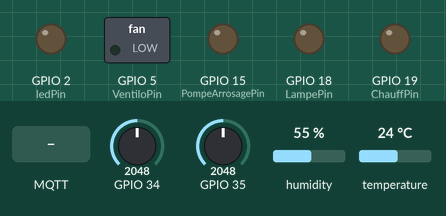
Bench run of a sketch on a simulated ESP32. On the bench: switched loads named in the sketch (green lamp = pin HIGH), output pins drawn as LEDs (lit = HIGH). The test bench sets the inputs (shaded band); at power-on: temperature 24 °C, GPIO 35 = 2048, GPIO 34 = 2048, humidity 55 %. WiFi joins after 1.5 s; servers stay silent unless stated; no MQTT or app messages arrive unless stated; what the sketch prints to the serial monitor is not drawn.

Above: at 2.7 s.
2.8 s: MQTT message "AutoOFF" arrives on the first subscribed topic
At 3.9 s:
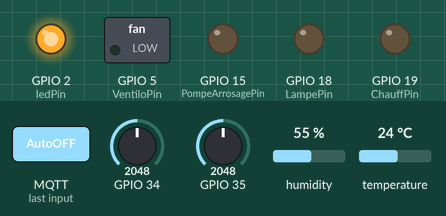
6.5 s: temperature set to 26 °C
At 10.5 s:
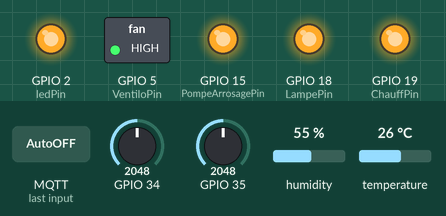
11.5 s: GPIO 35 set to 2506
16.2 s: GPIO 35 set to 2621
At 20.6 s:
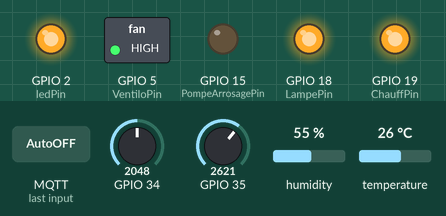
21.5 s: GPIO 34 set to 314
26.2 s: GPIO 34 set to 282
At 30.7 s:
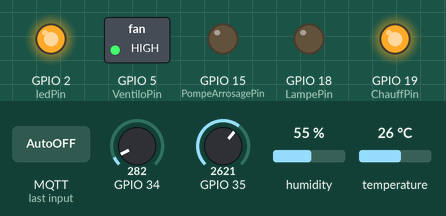
Timing chart, 0 to 32.2 s (numbered marks = the images above; inputs shaded):
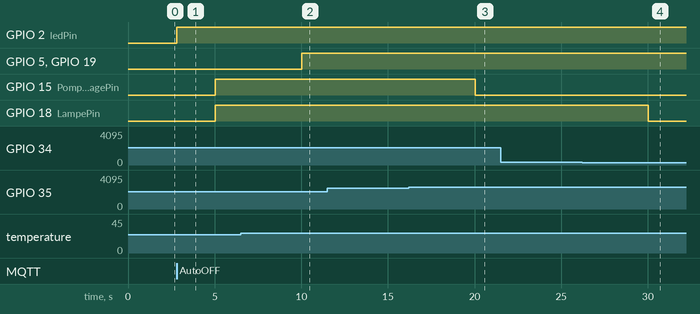

The sketch:

code.ino
```cpp
//les biblioteques


#include <WiFi.h>
#include <PubSubClient.h>
#include <Wire.h>
#include <DFRobot_DHT11.h>
DFRobot_DHT11 DHT;
#define DHT11_PIN 14

// Replace the next variables with your SSID/Password combination
const char* ssid = "fh_fcb688";
const char* password = "000000000";

// Add your MQTT Broker IP address:
const char* mqtt_server = "192.168.1.9";
WiFiClient espClient;
PubSubClient client(espClient);
long lastMsg = 0;
char msg[50];
int value = 0;


float temperature = 0;
float humidity = 0;
float capteursol =0;
int capteurlum=0;

// declaration des Pins
const int ledPin = 2;
bool Auto, Ventilo, Chauff, PompeArrosage,Lampe;
int VentiloPin = 5, ChauffPin = 19, PompeArrosagePin = 15,LampePin =18 ;
void setup() {
  Serial.begin(115200);

  setup_wifi();
  client.setServer(mqtt_server, 1883);
  client.setCallback(callback);

  pinMode(ledPin, OUTPUT);
  pinMode(VentiloPin, OUTPUT);
  pinMode(ChauffPin, OUTPUT);
  pinMode(PompeArrosagePin, OUTPUT);
  pinMode(LampePin, OUTPUT);
}

void setup_wifi() {
  delay(10);
  // We start by connecting to a WiFi network
  Serial.println();
  Serial.print("Connecting to ");
  Serial.println(ssid);

  WiFi.begin(ssid, password);

  while (WiFi.status() != WL_CONNECTED) {
    delay(500);
    Serial.print(".");
  }

  Serial.println("");
  Serial.println("WiFi connected");
  Serial.println("IP address: ");
  Serial.println(WiFi.localIP());
}


//Connection Topic (esp32/output) lire message sur le Topic
void callback(char* topic, byte* message, unsigned int length) {
  Serial.print("Message arrived on topic: ");
  Serial.print(topic);
  Serial.print(". Message: ");

  //Convert Tab char to String
  String messageTemp;

  for (int i = 0; i < length; i++) {
    Serial.print((char)message[i]);
    messageTemp += (char)message[i];
  }
  Serial.println();


  // Quelle est le message arriver et faire les action selon chaque message
  if (String(topic) == "esp32/output") {

    if(messageTemp == "AutoOFF"){
      Serial.println("Manuel");
      Auto= true;
      digitalWrite(ledPin, HIGH);
    }
    else if(messageTemp == "AutoOn"){
      Serial.println("Automatique");
      Auto= false;
      digitalWrite(ledPin, LOW);
    }
    else if(messageTemp == "VentiloOn"){
      if(not(Auto)){
        Serial.println("Ventilo On");
        Ventilo= 0;
        digitalWrite(VentiloPin, Ventilo);
      }
    }
    else if(messageTemp == "VentiloOff"){
      if(not(Auto)){
        Serial.println("Ventilo Off");
        Ventilo= 1;
        digitalWrite(VentiloPin, Ventilo);
      }
    }
    else if(messageTemp == "ChauffOn"){
      if(not(Auto)){
        Serial.println("Chauffage On");
        Chauff= 0;
        digitalWrite(ChauffPin, Chauff);
      }
    }
    else if(messageTemp == "ChauffOff"){
      if(not(Auto)){
        Serial.println("Chauffage Off");
        Chauff= 1;
        digitalWrite(ChauffPin, Chauff);
      }
    }

    else if(messageTemp == "PompeArrosageOn"){
      if(not(Auto)){
        Serial.println("Pompe Arrosage On");
        PompeArrosage= 0;
        digitalWrite(PompeArrosagePin, PompeArrosage);
      }
    }
    else if(messageTemp == "PompeArrosageOff"){
      if(not(Auto)){
        Serial.println("Pompe Arrosage Off");
        PompeArrosage= 1;
        digitalWrite(PompeArrosagePin, PompeArrosage);
      }
    }
    else if(messageTemp == "LampeOn"){
      if(not(Auto)){
        Serial.println("Lampe On");
        Lampe= 0;
        digitalWrite(LampePin, Lampe);
      }
    }
    else if(messageTemp == "LampeOff"){
      if(not(Auto)){
        Serial.println("Lampe Off");
        Lampe= 1;
        digitalWrite(LampePin, Lampe);
      }
    }


  }
}

void reconnect() {
  // Loop until we're reconnected
  while (!client.connected()) {
    Serial.print("Attempting MQTT connection...");
    // Attempt to connect
    if (client.connect("ESP32")) {
      Serial.println("connected");
      // Subscribe
      client.subscribe("esp32/output");
    } else {
      Serial.print("failed, rc=");
      Serial.print(client.state());
      Serial.println(" try again in 5 seconds");
      // Wait 5 seconds before retrying
      delay(200);
    }
  }
}
void loop() {
  if (!client.connected()) {
    reconnect();
  }
  client.loop();

  long now = millis();
  if (now - lastMsg > 5000) {
    lastMsg = now;
    DHT.read(DHT11_PIN);
    // Temperature in Celsius
    temperature = DHT.temperature;
    capteursol = map(analogRead(35),4095,1000,0,100);
    capteurlum = map(analogRead(34),0,1000,0,100);
    //capteurlum = analogRead(34);


    // Uncomment the next line to set temperature in Fahrenheit
    // (and comment the previous temperature line)
    //temperature = 1.8 * bme.readTemperature() + 32; // Temperature in Fahrenheit
     char capString[8];
    dtostrf(capteursol, 1, 2, capString);
      Serial.print("capteursol ");
    Serial.println(capString);
    client.publish("esp32/capteursol", capString);

    char lumString[8];
    dtostrf(capteurlum, 1, 2, capString);
      Serial.print("capteurlum ");
    Serial.println(capString);
    client.publish("esp32/capteurlum", capString);
    // Convert the value to a char array
    char tempString[8];
    dtostrf(temperature, 1, 2, tempString);
    Serial.print("Temperature: ");
    Serial.println(tempString);
    client.publish("esp32/temperature", tempString);
    // mode Automatique
    if(Auto){
      if(temperature>30){
        Serial.println("Ventilo On");
        Ventilo= 0;
        digitalWrite(VentiloPin, Ventilo);
        client.publish("esp32/ventilo", "VentiloOn");

      }
      else if(temperature< 25 ){
         Serial.println("Chauffage On");
        Chauff= 0;
        digitalWrite(ChauffPin, Chauff);
        client.publish("esp32/chauffage", "ChauffageOn");

      }
      else {
        Serial.println("Ventilo Off");
        Ventilo= 1;
        digitalWrite(VentiloPin, Ventilo);

        Serial.println("Chauffage Off");
        Chauff= 1;
        digitalWrite(ChauffPin, Chauff);
        client.publish("esp32/chauffage", "ChauffageOff");
        client.publish("esp32/ventilo", "VentiloOff");

      }
      if(capteursol<50){
         Serial.println("PompeArrosageOn");
        PompeArrosage= 0;
        digitalWrite(PompeArrosagePin, PompeArrosage);
        client.publish("esp32/PompeArrosage", "PompeArrosageOn");

      }
      else {


        Serial.println("PompeArrosageOff");
        PompeArrosage= 1;
        digitalWrite(PompeArrosagePin, PompeArrosage);
        client.publish("esp32/PompeArrosage", "PompeArrosageOff");


      }

      if(capteurlum<30){
         Serial.println("LampeOn");
        Lampe= 0;
        digitalWrite(LampePin, Lampe);
        client.publish("esp32/Lampe", "LampeOn");

      }
      else {


        Serial.println("LampeOff");
        Lampe= 1;
        digitalWrite(LampePin, Lampe);
        client.publish("esp32/Lampe", "LampeOff");


      }
    }

    humidity = DHT.humidity;

    // Convert the value to a char array
    char humString[8];
    dtostrf(humidity, 1, 2, humString);
    Serial.print("Humidity: ");
    Serial.println(humString);
    client.publish("esp32/humidity", humString);
  }
}
```

Measured:
- the behaviour switches between 24 and 25 °C on temperature (found by bisection; images 1 and 2)
- the behaviour switches between 2547 and 2548 on GPIO 35 (found by bisection; images 2 and 3)
- the behaviour switches between 300 and 299 on GPIO 34 (found by bisection; images 3 and 4)
- after the input at 2.8 s, GPIO 2 (ledPin): LOW → HIGH at once; GPIO 15 (PompeArrosagePin), GPIO 18 (LampePin): LOW → HIGH after 2.2 s
- after the input at 6.5 s, GPIO 5 (VentiloPin), GPIO 19 (ChauffPin): LOW → HIGH after 3.5 s
- after the input at 11.5 s, every drawn part: stays the same
- after the input at 16.2 s, GPIO 15 (PompeArrosagePin): HIGH → LOW after 3.8 s
- after the input at 21.5 s, every drawn part: stays the same
- after the input at 26.2 s, GPIO 18 (LampePin): HIGH → LOW after 3.8 s
